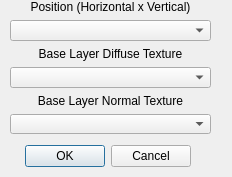
<?xml version="1.0" encoding="UTF-8"?>
<ui version="4.0">
 <class>addterraindialog</class>
 <widget class="QDialog" name="addterraindialog">
  <property name="geometry">
   <rect>
    <x>0</x>
    <y>0</y>
    <width>232</width>
    <height>177</height>
   </rect>
  </property>
  <property name="windowTitle">
   <string>Add New Terrain Page</string>
  </property>
  <property name="modal">
   <bool>true</bool>
  </property>
  <widget class="QDialogButtonBox" name="buttonBox">
   <property name="geometry">
    <rect>
     <x>20</x>
     <y>140</y>
     <width>171</width>
     <height>32</height>
    </rect>
   </property>
   <property name="orientation">
    <enum>Qt::Horizontal</enum>
   </property>
   <property name="standardButtons">
    <set>QDialogButtonBox::Cancel|QDialogButtonBox::Ok</set>
   </property>
  </widget>
  <widget class="QWidget" name="verticalLayoutWidget">
   <property name="geometry">
    <rect>
     <x>10</x>
     <y>0</y>
     <width>201</width>
     <height>134</height>
    </rect>
   </property>
   <layout class="QVBoxLayout" name="verticalLayout">
    <item>
     <widget class="QLabel" name="label">
      <property name="text">
       <string>Position (Horizontal x Vertical)</string>
      </property>
      <property name="alignment">
       <set>Qt::AlignCenter</set>
      </property>
     </widget>
    </item>
    <item>
     <widget class="QComboBox" name="mPositionCombo"/>
    </item>
    <item>
     <widget class="QLabel" name="label_2">
      <property name="text">
       <string>Base Layer Diffuse Texture</string>
      </property>
      <property name="alignment">
       <set>Qt::AlignCenter</set>
      </property>
     </widget>
    </item>
    <item>
     <widget class="QComboBox" name="mDiffuseCombo"/>
    </item>
    <item>
     <widget class="QLabel" name="label_3">
      <property name="text">
       <string>Base Layer Normal Texture</string>
      </property>
      <property name="alignment">
       <set>Qt::AlignCenter</set>
      </property>
     </widget>
    </item>
    <item>
     <widget class="QComboBox" name="mNormalCombo"/>
    </item>
   </layout>
  </widget>
 </widget>
 <resources/>
 <connections>
  <connection>
   <sender>buttonBox</sender>
   <signal>accepted()</signal>
   <receiver>addterraindialog</receiver>
   <slot>accept()</slot>
   <hints>
    <hint type="sourcelabel">
     <x>248</x>
     <y>254</y>
    </hint>
    <hint type="destinationlabel">
     <x>157</x>
     <y>274</y>
    </hint>
   </hints>
  </connection>
  <connection>
   <sender>buttonBox</sender>
   <signal>rejected()</signal>
   <receiver>addterraindialog</receiver>
   <slot>reject()</slot>
   <hints>
    <hint type="sourcelabel">
     <x>248</x>
     <y>254</y>
    </hint>
    <hint type="destinationlabel">
     <x>157</x>
     <y>274</y>
    </hint>
   </hints>
  </connection>
 </connections>
</ui>
